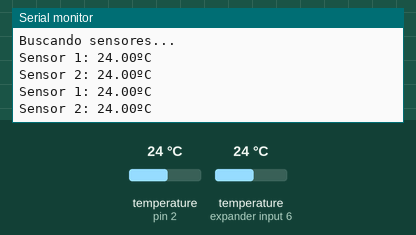
The sketch below on a simulated Arduino Uno, built with avr-gcc and run on an emulated ATmega328P. Shown: the last lines printed to the serial monitor. The test bench sets the inputs (shaded band); at power-on: temperature (sensors on pin 2, expander input 6) 24 °C.

Above: at 3.3 s.
3.4 s: temperature (sensor on pin 2) set to 12 °C
At 4.8 s:
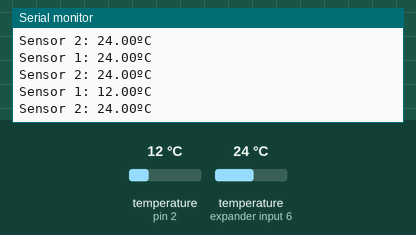
5.9 s: temperature (sensor on expander input 6) set to 12 °C
At 6.6 s:
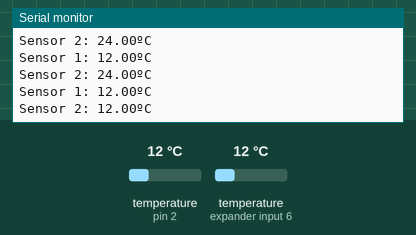
8.4 s: temperature (sensor on pin 2) set to 19 °C
At 10.1 s:
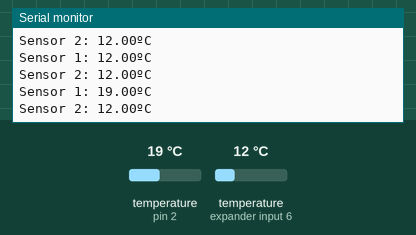
10.9 s: temperature (sensor on expander input 6) set to 19 °C
At 12.9 s:
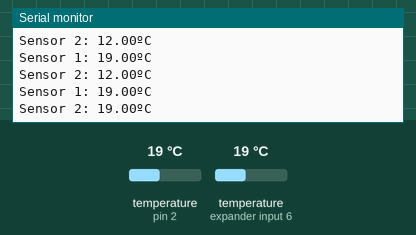
Timing chart, 0 to 14.4 s (numbered marks = the images above; inputs shaded):
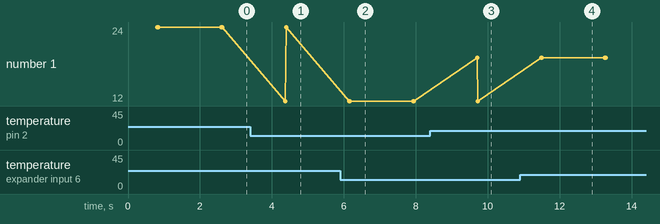

Measured:
- after the input at 3.4 s, the serial monitor: prints a new line after 0.97 s (image 1)
- after the input at 5.9 s, the serial monitor: prints a new line after 0.27 s (image 2)
- after the input at 8.4 s, the serial monitor: prints a new line after 1.3 s (image 3)
- after the input at 10.9 s, the serial monitor: prints a new line after 0.60 s (image 4)

The sketch:

Codigo_arduino.ino
```cpp
#include <OneWire.h>
#include <DallasTemperature.h>

#define ONE_WIRE_BUS 2  // Pino de dados conectado aos sensores

OneWire oneWire(ONE_WIRE_BUS);
DallasTemperature sensores(&oneWire);

DeviceAddress sensor1, sensor2;  // Endereços únicos dos sensores

void setup() {
  Serial.begin(9600);
  sensores.begin();

  Serial.println("Buscando sensores...");

  if (!sensores.getAddress(sensor1, 0)) {
    Serial.println("Sensor 1 não encontrado.");
  }
  if (!sensores.getAddress(sensor2, 1)) {
    Serial.println("Sensor 2 não encontrado.");
  }

  sensores.setResolution(sensor1, 12);
  sensores.setResolution(sensor2, 12);
}

void loop() {
  sensores.requestTemperatures();

  float temp1 = sensores.getTempC(sensor1);
  float temp2 = sensores.getTempC(sensor2);

  Serial.print("Sensor 1: ");
  Serial.print(temp1);
  Serial.println("ºC");

  Serial.print("Sensor 2: ");
  Serial.print(temp2);
  Serial.println("ºC");

  delay(1000);  // 1 segundo entre leituras
}
```
